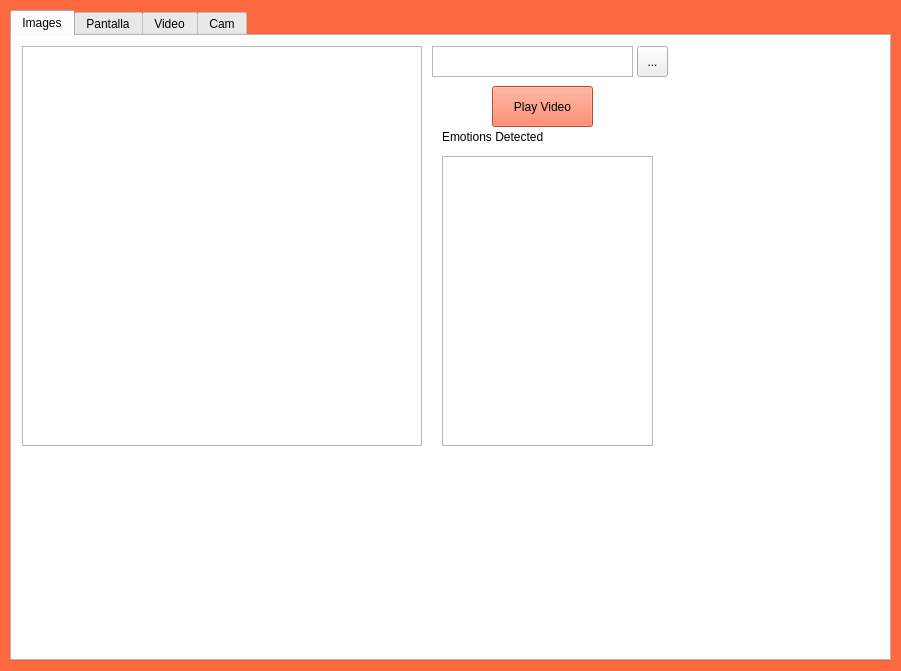
<?xml version="1.0" encoding="UTF-8"?>
<ui version="4.0">
 <class>mainWindow</class>
 <widget class="QWidget" name="mainWindow">
  <property name="geometry">
   <rect>
    <x>0</x>
    <y>0</y>
    <width>901</width>
    <height>671</height>
   </rect>
  </property>
  <property name="minimumSize">
   <size>
    <width>901</width>
    <height>671</height>
   </size>
  </property>
  <property name="maximumSize">
   <size>
    <width>901</width>
    <height>671</height>
   </size>
  </property>
  <property name="windowTitle">
   <string>Happy Or Not </string>
  </property>
  <property name="autoFillBackground">
   <bool>false</bool>
  </property>
  <property name="styleSheet">
   <string notr="true">#mainWindow{
	background-color : #FC6941
}

.QPushButton{
	background-color: #FC6941
}
.TtabWidget{
background-color: #FFFFFF
}
.QFrame{
background-color: #FC6941
}

.QLCDNumber{
	background-color: #FFFFFF
}</string>
  </property>
  <widget class="QTabWidget" name="tabWidget">
   <property name="geometry">
    <rect>
     <x>10</x>
     <y>10</y>
     <width>881</width>
     <height>651</height>
    </rect>
   </property>
   <property name="minimumSize">
    <size>
     <width>881</width>
     <height>651</height>
    </size>
   </property>
   <property name="maximumSize">
    <size>
     <width>881</width>
     <height>651</height>
    </size>
   </property>
   <property name="cursor">
    <cursorShape>ArrowCursor</cursorShape>
   </property>
   <property name="layoutDirection">
    <enum>Qt::LeftToRight</enum>
   </property>
   <property name="autoFillBackground">
    <bool>false</bool>
   </property>
   <property name="styleSheet">
    <string notr="true">#tabWidget{
background-color: #FFFFFF
}</string>
   </property>
   <property name="tabPosition">
    <enum>QTabWidget::North</enum>
   </property>
   <property name="tabShape">
    <enum>QTabWidget::Rounded</enum>
   </property>
   <property name="currentIndex">
    <number>4</number>
   </property>
   <property name="iconSize">
    <size>
     <width>20</width>
     <height>20</height>
    </size>
   </property>
   <property name="elideMode">
    <enum>Qt::ElideNone</enum>
   </property>
   <widget class="QWidget" name="images_tab">
    <property name="cursor">
     <cursorShape>ArrowCursor</cursorShape>
    </property>
    <property name="toolTip">
     <string extracomment="check your fotos"/>
    </property>
    <property name="layoutDirection">
     <enum>Qt::LeftToRight</enum>
    </property>
    <attribute name="title">
     <string>Images</string>
    </attribute>
    <widget class="QLabel" name="image_thread">
     <property name="geometry">
      <rect>
       <x>10</x>
       <y>10</y>
       <width>400</width>
       <height>400</height>
      </rect>
     </property>
     <property name="minimumSize">
      <size>
       <width>400</width>
       <height>400</height>
      </size>
     </property>
     <property name="maximumSize">
      <size>
       <width>400</width>
       <height>400</height>
      </size>
     </property>
     <property name="frameShape">
      <enum>QFrame::StyledPanel</enum>
     </property>
     <property name="text">
      <string/>
     </property>
    </widget>
    <widget class="QToolButton" name="toolButton_image">
     <property name="geometry">
      <rect>
       <x>625</x>
       <y>10</y>
       <width>31</width>
       <height>31</height>
      </rect>
     </property>
     <property name="text">
      <string>...</string>
     </property>
    </widget>
    <widget class="QTextEdit" name="emotions_image_reg">
     <property name="geometry">
      <rect>
       <x>430</x>
       <y>120</y>
       <width>211</width>
       <height>290</height>
      </rect>
     </property>
     <property name="minimumSize">
      <size>
       <width>211</width>
       <height>290</height>
      </size>
     </property>
     <property name="maximumSize">
      <size>
       <width>211</width>
       <height>290</height>
      </size>
     </property>
    </widget>
    <widget class="QPushButton" name="load_image_button">
     <property name="geometry">
      <rect>
       <x>480</x>
       <y>50</y>
       <width>101</width>
       <height>41</height>
      </rect>
     </property>
     <property name="text">
      <string>Play Video</string>
     </property>
    </widget>
    <widget class="QTextEdit" name="image_path">
     <property name="geometry">
      <rect>
       <x>420</x>
       <y>10</y>
       <width>201</width>
       <height>31</height>
      </rect>
     </property>
    </widget>
    <widget class="QLabel" name="labelimage">
     <property name="geometry">
      <rect>
       <x>430</x>
       <y>90</y>
       <width>151</width>
       <height>21</height>
      </rect>
     </property>
     <property name="text">
      <string>Emotions Detected</string>
     </property>
    </widget>
   </widget>
   <widget class="QWidget" name="capture_tab">
    <attribute name="title">
     <string>Pantalla</string>
    </attribute>
    <widget class="QTextEdit" name="emotions_screen_reg">
     <property name="geometry">
      <rect>
       <x>660</x>
       <y>80</y>
       <width>211</width>
       <height>311</height>
      </rect>
     </property>
     <property name="minimumSize">
      <size>
       <width>211</width>
       <height>311</height>
      </size>
     </property>
     <property name="maximumSize">
      <size>
       <width>211</width>
       <height>311</height>
      </size>
     </property>
    </widget>
    <widget class="QLabel" name="screen_thread">
     <property name="geometry">
      <rect>
       <x>10</x>
       <y>10</y>
       <width>640</width>
       <height>480</height>
      </rect>
     </property>
     <property name="minimumSize">
      <size>
       <width>640</width>
       <height>480</height>
      </size>
     </property>
     <property name="maximumSize">
      <size>
       <width>640</width>
       <height>480</height>
      </size>
     </property>
     <property name="frameShape">
      <enum>QFrame::StyledPanel</enum>
     </property>
     <property name="text">
      <string/>
     </property>
    </widget>
    <widget class="QPushButton" name="stop_screen_button">
     <property name="geometry">
      <rect>
       <x>710</x>
       <y>400</y>
       <width>111</width>
       <height>41</height>
      </rect>
     </property>
     <property name="text">
      <string>Parar captura</string>
     </property>
    </widget>
    <widget class="QPushButton" name="load_screen_button">
     <property name="geometry">
      <rect>
       <x>710</x>
       <y>10</y>
       <width>121</width>
       <height>41</height>
      </rect>
     </property>
     <property name="text">
      <string>Capturar</string>
     </property>
    </widget>
    <widget class="QFrame" name="contadores_screen">
     <property name="geometry">
      <rect>
       <x>50</x>
       <y>500</y>
       <width>781</width>
       <height>111</height>
      </rect>
     </property>
     <property name="frameShape">
      <enum>QFrame::StyledPanel</enum>
     </property>
     <property name="frameShadow">
      <enum>QFrame::Raised</enum>
     </property>
     <widget class="QLabel" name="label_screen_happy">
      <property name="geometry">
       <rect>
        <x>50</x>
        <y>30</y>
        <width>50</width>
        <height>50</height>
       </rect>
      </property>
      <property name="text">
       <string/>
      </property>
      <property name="pixmap">
       <pixmap resource="emojis.qrc">:/imgs/imgs/Smiling face with smiling eyes.png</pixmap>
      </property>
      <property name="scaledContents">
       <bool>true</bool>
      </property>
      <property name="wordWrap">
       <bool>false</bool>
      </property>
     </widget>
     <widget class="QLabel" name="label_screen_surprise">
      <property name="geometry">
       <rect>
        <x>250</x>
        <y>30</y>
        <width>50</width>
        <height>50</height>
       </rect>
      </property>
      <property name="text">
       <string/>
      </property>
      <property name="pixmap">
       <pixmap resource="emojis.qrc">:/imgs/imgs/Astonished face.png</pixmap>
      </property>
      <property name="scaledContents">
       <bool>true</bool>
      </property>
     </widget>
     <widget class="QLabel" name="label_screen_sad">
      <property name="geometry">
       <rect>
        <x>150</x>
        <y>30</y>
        <width>50</width>
        <height>50</height>
       </rect>
      </property>
      <property name="text">
       <string/>
      </property>
      <property name="pixmap">
       <pixmap resource="emojis.qrc">:/imgs/imgs/Slightly frowning face.png</pixmap>
      </property>
      <property name="scaledContents">
       <bool>true</bool>
      </property>
     </widget>
     <widget class="QLabel" name="label_screen_anger">
      <property name="geometry">
       <rect>
        <x>680</x>
        <y>30</y>
        <width>50</width>
        <height>50</height>
       </rect>
      </property>
      <property name="text">
       <string/>
      </property>
      <property name="pixmap">
       <pixmap resource="emojis.qrc">:/imgs/imgs/Angry face.png</pixmap>
      </property>
      <property name="scaledContents">
       <bool>true</bool>
      </property>
     </widget>
     <widget class="QLCDNumber" name="counter_fear_screen">
      <property name="geometry">
       <rect>
        <x>350</x>
        <y>80</y>
        <width>64</width>
        <height>23</height>
       </rect>
      </property>
      <property name="frameShape">
       <enum>QFrame::Box</enum>
      </property>
      <property name="frameShadow">
       <enum>QFrame::Sunken</enum>
      </property>
      <property name="lineWidth">
       <number>1</number>
      </property>
      <property name="midLineWidth">
       <number>0</number>
      </property>
      <property name="smallDecimalPoint">
       <bool>false</bool>
      </property>
      <property name="segmentStyle">
       <enum>QLCDNumber::Flat</enum>
      </property>
     </widget>
     <widget class="QLCDNumber" name="counter_neutral_screen">
      <property name="geometry">
       <rect>
        <x>450</x>
        <y>80</y>
        <width>64</width>
        <height>23</height>
       </rect>
      </property>
      <property name="frameShape">
       <enum>QFrame::Box</enum>
      </property>
      <property name="frameShadow">
       <enum>QFrame::Sunken</enum>
      </property>
      <property name="lineWidth">
       <number>1</number>
      </property>
      <property name="midLineWidth">
       <number>0</number>
      </property>
      <property name="smallDecimalPoint">
       <bool>false</bool>
      </property>
      <property name="segmentStyle">
       <enum>QLCDNumber::Flat</enum>
      </property>
     </widget>
     <widget class="QLabel" name="label_screen_neutral">
      <property name="geometry">
       <rect>
        <x>460</x>
        <y>30</y>
        <width>50</width>
        <height>50</height>
       </rect>
      </property>
      <property name="text">
       <string/>
      </property>
      <property name="pixmap">
       <pixmap resource="emojis.qrc">:/imgs/imgs/Neutral face.png</pixmap>
      </property>
      <property name="scaledContents">
       <bool>true</bool>
      </property>
     </widget>
     <widget class="QLCDNumber" name="counter_surp_screen">
      <property name="geometry">
       <rect>
        <x>240</x>
        <y>80</y>
        <width>64</width>
        <height>23</height>
       </rect>
      </property>
      <property name="frameShape">
       <enum>QFrame::Box</enum>
      </property>
      <property name="frameShadow">
       <enum>QFrame::Sunken</enum>
      </property>
      <property name="lineWidth">
       <number>1</number>
      </property>
      <property name="midLineWidth">
       <number>0</number>
      </property>
      <property name="smallDecimalPoint">
       <bool>false</bool>
      </property>
      <property name="segmentStyle">
       <enum>QLCDNumber::Flat</enum>
      </property>
     </widget>
     <widget class="QLCDNumber" name="counter_happy_screen">
      <property name="geometry">
       <rect>
        <x>40</x>
        <y>80</y>
        <width>64</width>
        <height>23</height>
       </rect>
      </property>
      <property name="frameShape">
       <enum>QFrame::Box</enum>
      </property>
      <property name="frameShadow">
       <enum>QFrame::Sunken</enum>
      </property>
      <property name="lineWidth">
       <number>1</number>
      </property>
      <property name="midLineWidth">
       <number>0</number>
      </property>
      <property name="smallDecimalPoint">
       <bool>false</bool>
      </property>
      <property name="segmentStyle">
       <enum>QLCDNumber::Flat</enum>
      </property>
     </widget>
     <widget class="QLCDNumber" name="counter_sad_screen">
      <property name="geometry">
       <rect>
        <x>140</x>
        <y>80</y>
        <width>64</width>
        <height>23</height>
       </rect>
      </property>
      <property name="frameShape">
       <enum>QFrame::Box</enum>
      </property>
      <property name="frameShadow">
       <enum>QFrame::Sunken</enum>
      </property>
      <property name="lineWidth">
       <number>1</number>
      </property>
      <property name="midLineWidth">
       <number>0</number>
      </property>
      <property name="smallDecimalPoint">
       <bool>false</bool>
      </property>
      <property name="segmentStyle">
       <enum>QLCDNumber::Flat</enum>
      </property>
     </widget>
     <widget class="QLCDNumber" name="counter_disgust_screen">
      <property name="geometry">
       <rect>
        <x>560</x>
        <y>80</y>
        <width>64</width>
        <height>23</height>
       </rect>
      </property>
      <property name="frameShape">
       <enum>QFrame::Box</enum>
      </property>
      <property name="frameShadow">
       <enum>QFrame::Sunken</enum>
      </property>
      <property name="lineWidth">
       <number>1</number>
      </property>
      <property name="midLineWidth">
       <number>0</number>
      </property>
      <property name="smallDecimalPoint">
       <bool>false</bool>
      </property>
      <property name="segmentStyle">
       <enum>QLCDNumber::Flat</enum>
      </property>
     </widget>
     <widget class="QLCDNumber" name="counter_anger_screen">
      <property name="geometry">
       <rect>
        <x>670</x>
        <y>80</y>
        <width>64</width>
        <height>23</height>
       </rect>
      </property>
      <property name="frameShape">
       <enum>QFrame::Box</enum>
      </property>
      <property name="frameShadow">
       <enum>QFrame::Sunken</enum>
      </property>
      <property name="lineWidth">
       <number>1</number>
      </property>
      <property name="midLineWidth">
       <number>0</number>
      </property>
      <property name="smallDecimalPoint">
       <bool>false</bool>
      </property>
      <property name="mode">
       <enum>QLCDNumber::Dec</enum>
      </property>
      <property name="segmentStyle">
       <enum>QLCDNumber::Flat</enum>
      </property>
     </widget>
     <widget class="QLabel" name="label_screen_fear">
      <property name="geometry">
       <rect>
        <x>360</x>
        <y>30</y>
        <width>50</width>
        <height>50</height>
       </rect>
      </property>
      <property name="text">
       <string/>
      </property>
      <property name="pixmap">
       <pixmap resource="emojis.qrc">:/imgs/imgs/Fearful face.png</pixmap>
      </property>
      <property name="scaledContents">
       <bool>true</bool>
      </property>
     </widget>
     <widget class="QLabel" name="label_screen_disgust">
      <property name="geometry">
       <rect>
        <x>570</x>
        <y>30</y>
        <width>50</width>
        <height>50</height>
       </rect>
      </property>
      <property name="text">
       <string/>
      </property>
      <property name="pixmap">
       <pixmap resource="emojis.qrc">:/imgs/imgs/Pensive face.png</pixmap>
      </property>
      <property name="scaledContents">
       <bool>true</bool>
      </property>
     </widget>
     <widget class="QLabel" name="label_screen_emometer">
      <property name="geometry">
       <rect>
        <x>200</x>
        <y>-4</y>
        <width>391</width>
        <height>41</height>
       </rect>
      </property>
      <property name="text">
       <string>EMO METER</string>
      </property>
      <property name="scaledContents">
       <bool>true</bool>
      </property>
      <property name="alignment">
       <set>Qt::AlignCenter</set>
      </property>
      <property name="wordWrap">
       <bool>false</bool>
      </property>
     </widget>
    </widget>
    <widget class="QLabel" name="labelscreen1">
     <property name="geometry">
      <rect>
       <x>700</x>
       <y>60</y>
       <width>151</width>
       <height>21</height>
      </rect>
     </property>
     <property name="text">
      <string>Emotions Detected</string>
     </property>
    </widget>
   </widget>
   <widget class="QWidget" name="video_tab">
    <attribute name="title">
     <string>Video</string>
    </attribute>
    <widget class="QLabel" name="video_thread">
     <property name="geometry">
      <rect>
       <x>10</x>
       <y>50</y>
       <width>640</width>
       <height>440</height>
      </rect>
     </property>
     <property name="minimumSize">
      <size>
       <width>640</width>
       <height>440</height>
      </size>
     </property>
     <property name="maximumSize">
      <size>
       <width>640</width>
       <height>440</height>
      </size>
     </property>
     <property name="frameShape">
      <enum>QFrame::StyledPanel</enum>
     </property>
     <property name="text">
      <string/>
     </property>
    </widget>
    <widget class="QPushButton" name="load_video_button">
     <property name="geometry">
      <rect>
       <x>710</x>
       <y>50</y>
       <width>101</width>
       <height>41</height>
      </rect>
     </property>
     <property name="text">
      <string>Play Video</string>
     </property>
    </widget>
    <widget class="QTextEdit" name="video_path">
     <property name="geometry">
      <rect>
       <x>10</x>
       <y>10</y>
       <width>821</width>
       <height>31</height>
      </rect>
     </property>
    </widget>
    <widget class="QTextEdit" name="emotions_video_reg">
     <property name="geometry">
      <rect>
       <x>660</x>
       <y>120</y>
       <width>211</width>
       <height>311</height>
      </rect>
     </property>
     <property name="minimumSize">
      <size>
       <width>211</width>
       <height>311</height>
      </size>
     </property>
     <property name="maximumSize">
      <size>
       <width>211</width>
       <height>311</height>
      </size>
     </property>
    </widget>
    <widget class="QLabel" name="labelcaamvideo">
     <property name="geometry">
      <rect>
       <x>690</x>
       <y>100</y>
       <width>151</width>
       <height>21</height>
      </rect>
     </property>
     <property name="text">
      <string>Emotions Detected</string>
     </property>
    </widget>
    <widget class="QToolButton" name="toolButton">
     <property name="geometry">
      <rect>
       <x>840</x>
       <y>10</y>
       <width>31</width>
       <height>31</height>
      </rect>
     </property>
     <property name="text">
      <string>...</string>
     </property>
    </widget>
    <widget class="QPushButton" name="stop_video_button">
     <property name="geometry">
      <rect>
       <x>710</x>
       <y>440</y>
       <width>111</width>
       <height>41</height>
      </rect>
     </property>
     <property name="text">
      <string>Stop Video</string>
     </property>
    </widget>
    <widget class="QFrame" name="contadores_vid">
     <property name="geometry">
      <rect>
       <x>50</x>
       <y>500</y>
       <width>781</width>
       <height>111</height>
      </rect>
     </property>
     <property name="frameShape">
      <enum>QFrame::StyledPanel</enum>
     </property>
     <property name="frameShadow">
      <enum>QFrame::Raised</enum>
     </property>
     <widget class="QLabel" name="label_video_happy">
      <property name="geometry">
       <rect>
        <x>50</x>
        <y>30</y>
        <width>50</width>
        <height>50</height>
       </rect>
      </property>
      <property name="text">
       <string/>
      </property>
      <property name="pixmap">
       <pixmap resource="emojis.qrc">:/imgs/imgs/Smiling face with smiling eyes.png</pixmap>
      </property>
      <property name="scaledContents">
       <bool>true</bool>
      </property>
      <property name="wordWrap">
       <bool>false</bool>
      </property>
     </widget>
     <widget class="QLabel" name="label_video_surprise">
      <property name="geometry">
       <rect>
        <x>250</x>
        <y>30</y>
        <width>50</width>
        <height>50</height>
       </rect>
      </property>
      <property name="text">
       <string/>
      </property>
      <property name="pixmap">
       <pixmap resource="emojis.qrc">:/imgs/imgs/Astonished face.png</pixmap>
      </property>
      <property name="scaledContents">
       <bool>true</bool>
      </property>
     </widget>
     <widget class="QLabel" name="label_video_sad">
      <property name="geometry">
       <rect>
        <x>150</x>
        <y>30</y>
        <width>50</width>
        <height>50</height>
       </rect>
      </property>
      <property name="text">
       <string/>
      </property>
      <property name="pixmap">
       <pixmap resource="emojis.qrc">:/imgs/imgs/Frowning face.png</pixmap>
      </property>
      <property name="scaledContents">
       <bool>true</bool>
      </property>
     </widget>
     <widget class="QLabel" name="label_video_anger">
      <property name="geometry">
       <rect>
        <x>680</x>
        <y>30</y>
        <width>50</width>
        <height>50</height>
       </rect>
      </property>
      <property name="text">
       <string/>
      </property>
      <property name="pixmap">
       <pixmap resource="emojis.qrc">:/imgs/imgs/Angry face.png</pixmap>
      </property>
      <property name="scaledContents">
       <bool>true</bool>
      </property>
     </widget>
     <widget class="QLCDNumber" name="counter_fear_vid">
      <property name="geometry">
       <rect>
        <x>350</x>
        <y>80</y>
        <width>64</width>
        <height>23</height>
       </rect>
      </property>
      <property name="frameShape">
       <enum>QFrame::Box</enum>
      </property>
      <property name="frameShadow">
       <enum>QFrame::Sunken</enum>
      </property>
      <property name="lineWidth">
       <number>1</number>
      </property>
      <property name="midLineWidth">
       <number>0</number>
      </property>
      <property name="smallDecimalPoint">
       <bool>false</bool>
      </property>
      <property name="segmentStyle">
       <enum>QLCDNumber::Flat</enum>
      </property>
     </widget>
     <widget class="QLCDNumber" name="counter_neutral_vid">
      <property name="geometry">
       <rect>
        <x>450</x>
        <y>80</y>
        <width>64</width>
        <height>23</height>
       </rect>
      </property>
      <property name="frameShape">
       <enum>QFrame::Box</enum>
      </property>
      <property name="frameShadow">
       <enum>QFrame::Sunken</enum>
      </property>
      <property name="lineWidth">
       <number>1</number>
      </property>
      <property name="midLineWidth">
       <number>0</number>
      </property>
      <property name="smallDecimalPoint">
       <bool>false</bool>
      </property>
      <property name="segmentStyle">
       <enum>QLCDNumber::Flat</enum>
      </property>
     </widget>
     <widget class="QLabel" name="label_video_neutral">
      <property name="geometry">
       <rect>
        <x>460</x>
        <y>30</y>
        <width>50</width>
        <height>50</height>
       </rect>
      </property>
      <property name="text">
       <string/>
      </property>
      <property name="pixmap">
       <pixmap resource="emojis.qrc">:/imgs/imgs/Neutral face.png</pixmap>
      </property>
      <property name="scaledContents">
       <bool>true</bool>
      </property>
     </widget>
     <widget class="QLCDNumber" name="counter_surp_vid">
      <property name="geometry">
       <rect>
        <x>240</x>
        <y>80</y>
        <width>64</width>
        <height>23</height>
       </rect>
      </property>
      <property name="frameShape">
       <enum>QFrame::Box</enum>
      </property>
      <property name="frameShadow">
       <enum>QFrame::Sunken</enum>
      </property>
      <property name="lineWidth">
       <number>1</number>
      </property>
      <property name="midLineWidth">
       <number>0</number>
      </property>
      <property name="smallDecimalPoint">
       <bool>false</bool>
      </property>
      <property name="segmentStyle">
       <enum>QLCDNumber::Flat</enum>
      </property>
     </widget>
     <widget class="QLCDNumber" name="counter_happy_vid">
      <property name="geometry">
       <rect>
        <x>40</x>
        <y>80</y>
        <width>64</width>
        <height>23</height>
       </rect>
      </property>
      <property name="frameShape">
       <enum>QFrame::Box</enum>
      </property>
      <property name="frameShadow">
       <enum>QFrame::Sunken</enum>
      </property>
      <property name="lineWidth">
       <number>1</number>
      </property>
      <property name="midLineWidth">
       <number>0</number>
      </property>
      <property name="smallDecimalPoint">
       <bool>false</bool>
      </property>
      <property name="segmentStyle">
       <enum>QLCDNumber::Flat</enum>
      </property>
     </widget>
     <widget class="QLCDNumber" name="counter_sad_vid">
      <property name="geometry">
       <rect>
        <x>140</x>
        <y>80</y>
        <width>64</width>
        <height>23</height>
       </rect>
      </property>
      <property name="frameShape">
       <enum>QFrame::Box</enum>
      </property>
      <property name="frameShadow">
       <enum>QFrame::Sunken</enum>
      </property>
      <property name="lineWidth">
       <number>1</number>
      </property>
      <property name="midLineWidth">
       <number>0</number>
      </property>
      <property name="smallDecimalPoint">
       <bool>false</bool>
      </property>
      <property name="segmentStyle">
       <enum>QLCDNumber::Flat</enum>
      </property>
     </widget>
     <widget class="QLCDNumber" name="counter_disgust_vid">
      <property name="geometry">
       <rect>
        <x>560</x>
        <y>80</y>
        <width>64</width>
        <height>23</height>
       </rect>
      </property>
      <property name="frameShape">
       <enum>QFrame::Box</enum>
      </property>
      <property name="frameShadow">
       <enum>QFrame::Sunken</enum>
      </property>
      <property name="lineWidth">
       <number>1</number>
      </property>
      <property name="midLineWidth">
       <number>0</number>
      </property>
      <property name="smallDecimalPoint">
       <bool>false</bool>
      </property>
      <property name="segmentStyle">
       <enum>QLCDNumber::Flat</enum>
      </property>
     </widget>
     <widget class="QLCDNumber" name="counter_anger_vid">
      <property name="geometry">
       <rect>
        <x>670</x>
        <y>80</y>
        <width>64</width>
        <height>23</height>
       </rect>
      </property>
      <property name="frameShape">
       <enum>QFrame::Box</enum>
      </property>
      <property name="frameShadow">
       <enum>QFrame::Sunken</enum>
      </property>
      <property name="lineWidth">
       <number>1</number>
      </property>
      <property name="midLineWidth">
       <number>0</number>
      </property>
      <property name="smallDecimalPoint">
       <bool>false</bool>
      </property>
      <property name="mode">
       <enum>QLCDNumber::Dec</enum>
      </property>
      <property name="segmentStyle">
       <enum>QLCDNumber::Flat</enum>
      </property>
     </widget>
     <widget class="QLabel" name="label_video_fear">
      <property name="geometry">
       <rect>
        <x>360</x>
        <y>30</y>
        <width>50</width>
        <height>50</height>
       </rect>
      </property>
      <property name="text">
       <string/>
      </property>
      <property name="pixmap">
       <pixmap resource="emojis.qrc">:/imgs/imgs/Fearful face.png</pixmap>
      </property>
      <property name="scaledContents">
       <bool>true</bool>
      </property>
     </widget>
     <widget class="QLabel" name="label_video_disgust">
      <property name="geometry">
       <rect>
        <x>570</x>
        <y>30</y>
        <width>50</width>
        <height>50</height>
       </rect>
      </property>
      <property name="text">
       <string/>
      </property>
      <property name="pixmap">
       <pixmap resource="emojis.qrc">:/imgs/imgs/Pensive face.png</pixmap>
      </property>
      <property name="scaledContents">
       <bool>true</bool>
      </property>
     </widget>
     <widget class="QLabel" name="label_video_emometer">
      <property name="geometry">
       <rect>
        <x>200</x>
        <y>-4</y>
        <width>391</width>
        <height>41</height>
       </rect>
      </property>
      <property name="text">
       <string>EMO METER</string>
      </property>
      <property name="scaledContents">
       <bool>true</bool>
      </property>
      <property name="alignment">
       <set>Qt::AlignCenter</set>
      </property>
      <property name="wordWrap">
       <bool>false</bool>
      </property>
     </widget>
    </widget>
   </widget>
   <widget class="QWidget" name="cam_tab">
    <attribute name="title">
     <string>Cam</string>
    </attribute>
    <widget class="QLabel" name="cam_thread">
     <property name="geometry">
      <rect>
       <x>10</x>
       <y>10</y>
       <width>640</width>
       <height>480</height>
      </rect>
     </property>
     <property name="minimumSize">
      <size>
       <width>640</width>
       <height>480</height>
      </size>
     </property>
     <property name="maximumSize">
      <size>
       <width>640</width>
       <height>480</height>
      </size>
     </property>
     <property name="frameShape">
      <enum>QFrame::StyledPanel</enum>
     </property>
     <property name="text">
      <string/>
     </property>
    </widget>
    <widget class="QPushButton" name="load_cam_button">
     <property name="geometry">
      <rect>
       <x>710</x>
       <y>10</y>
       <width>121</width>
       <height>41</height>
      </rect>
     </property>
     <property name="text">
      <string>Load Camera</string>
     </property>
    </widget>
    <widget class="QLabel" name="labelcaam1">
     <property name="geometry">
      <rect>
       <x>700</x>
       <y>60</y>
       <width>151</width>
       <height>21</height>
      </rect>
     </property>
     <property name="text">
      <string>Emotions Detected</string>
     </property>
    </widget>
    <widget class="QTextEdit" name="emotions_cam_reg">
     <property name="geometry">
      <rect>
       <x>660</x>
       <y>80</y>
       <width>211</width>
       <height>311</height>
      </rect>
     </property>
     <property name="minimumSize">
      <size>
       <width>211</width>
       <height>311</height>
      </size>
     </property>
     <property name="maximumSize">
      <size>
       <width>211</width>
       <height>311</height>
      </size>
     </property>
    </widget>
    <widget class="QPushButton" name="stop_cam_button">
     <property name="geometry">
      <rect>
       <x>710</x>
       <y>400</y>
       <width>111</width>
       <height>41</height>
      </rect>
     </property>
     <property name="text">
      <string>Stop Camera</string>
     </property>
    </widget>
    <widget class="QFrame" name="contadores">
     <property name="geometry">
      <rect>
       <x>50</x>
       <y>500</y>
       <width>781</width>
       <height>111</height>
      </rect>
     </property>
     <property name="frameShape">
      <enum>QFrame::StyledPanel</enum>
     </property>
     <property name="frameShadow">
      <enum>QFrame::Raised</enum>
     </property>
     <widget class="QLabel" name="label_cam_happy">
      <property name="geometry">
       <rect>
        <x>50</x>
        <y>30</y>
        <width>50</width>
        <height>50</height>
       </rect>
      </property>
      <property name="text">
       <string/>
      </property>
      <property name="pixmap">
       <pixmap resource="emojis.qrc">:/imgs/imgs/Smiling face with smiling eyes.png</pixmap>
      </property>
      <property name="scaledContents">
       <bool>true</bool>
      </property>
      <property name="wordWrap">
       <bool>false</bool>
      </property>
     </widget>
     <widget class="QLabel" name="label_cam_surprise">
      <property name="geometry">
       <rect>
        <x>250</x>
        <y>30</y>
        <width>50</width>
        <height>50</height>
       </rect>
      </property>
      <property name="text">
       <string/>
      </property>
      <property name="pixmap">
       <pixmap resource="emojis.qrc">:/imgs/imgs/Astonished face.png</pixmap>
      </property>
      <property name="scaledContents">
       <bool>true</bool>
      </property>
     </widget>
     <widget class="QLabel" name="label_cam_sad">
      <property name="geometry">
       <rect>
        <x>150</x>
        <y>30</y>
        <width>50</width>
        <height>50</height>
       </rect>
      </property>
      <property name="text">
       <string/>
      </property>
      <property name="pixmap">
       <pixmap resource="emojis.qrc">:/imgs/imgs/Frowning face.png</pixmap>
      </property>
      <property name="scaledContents">
       <bool>true</bool>
      </property>
     </widget>
     <widget class="QLabel" name="label_cam_anger">
      <property name="geometry">
       <rect>
        <x>680</x>
        <y>30</y>
        <width>50</width>
        <height>50</height>
       </rect>
      </property>
      <property name="text">
       <string/>
      </property>
      <property name="pixmap">
       <pixmap resource="emojis.qrc">:/imgs/imgs/Angry face.png</pixmap>
      </property>
      <property name="scaledContents">
       <bool>true</bool>
      </property>
     </widget>
     <widget class="QLCDNumber" name="counter_fear">
      <property name="geometry">
       <rect>
        <x>350</x>
        <y>80</y>
        <width>64</width>
        <height>23</height>
       </rect>
      </property>
      <property name="frameShape">
       <enum>QFrame::Box</enum>
      </property>
      <property name="frameShadow">
       <enum>QFrame::Sunken</enum>
      </property>
      <property name="lineWidth">
       <number>1</number>
      </property>
      <property name="midLineWidth">
       <number>0</number>
      </property>
      <property name="smallDecimalPoint">
       <bool>false</bool>
      </property>
      <property name="segmentStyle">
       <enum>QLCDNumber::Flat</enum>
      </property>
     </widget>
     <widget class="QLCDNumber" name="counter_neutral">
      <property name="geometry">
       <rect>
        <x>450</x>
        <y>80</y>
        <width>64</width>
        <height>23</height>
       </rect>
      </property>
      <property name="frameShape">
       <enum>QFrame::Box</enum>
      </property>
      <property name="frameShadow">
       <enum>QFrame::Sunken</enum>
      </property>
      <property name="lineWidth">
       <number>1</number>
      </property>
      <property name="midLineWidth">
       <number>0</number>
      </property>
      <property name="smallDecimalPoint">
       <bool>false</bool>
      </property>
      <property name="segmentStyle">
       <enum>QLCDNumber::Flat</enum>
      </property>
     </widget>
     <widget class="QLabel" name="label_cam_neutral">
      <property name="geometry">
       <rect>
        <x>460</x>
        <y>30</y>
        <width>50</width>
        <height>50</height>
       </rect>
      </property>
      <property name="text">
       <string/>
      </property>
      <property name="pixmap">
       <pixmap resource="emojis.qrc">:/imgs/imgs/Neutral face.png</pixmap>
      </property>
      <property name="scaledContents">
       <bool>true</bool>
      </property>
     </widget>
     <widget class="QLCDNumber" name="counter_surp">
      <property name="geometry">
       <rect>
        <x>240</x>
        <y>80</y>
        <width>64</width>
        <height>23</height>
       </rect>
      </property>
      <property name="frameShape">
       <enum>QFrame::Box</enum>
      </property>
      <property name="frameShadow">
       <enum>QFrame::Sunken</enum>
      </property>
      <property name="lineWidth">
       <number>1</number>
      </property>
      <property name="midLineWidth">
       <number>0</number>
      </property>
      <property name="smallDecimalPoint">
       <bool>false</bool>
      </property>
      <property name="segmentStyle">
       <enum>QLCDNumber::Flat</enum>
      </property>
     </widget>
     <widget class="QLCDNumber" name="counter_happy">
      <property name="geometry">
       <rect>
        <x>40</x>
        <y>80</y>
        <width>64</width>
        <height>23</height>
       </rect>
      </property>
      <property name="frameShape">
       <enum>QFrame::Box</enum>
      </property>
      <property name="frameShadow">
       <enum>QFrame::Sunken</enum>
      </property>
      <property name="lineWidth">
       <number>1</number>
      </property>
      <property name="midLineWidth">
       <number>0</number>
      </property>
      <property name="smallDecimalPoint">
       <bool>false</bool>
      </property>
      <property name="segmentStyle">
       <enum>QLCDNumber::Flat</enum>
      </property>
     </widget>
     <widget class="QLCDNumber" name="counter_sad">
      <property name="geometry">
       <rect>
        <x>140</x>
        <y>80</y>
        <width>64</width>
        <height>23</height>
       </rect>
      </property>
      <property name="frameShape">
       <enum>QFrame::Box</enum>
      </property>
      <property name="frameShadow">
       <enum>QFrame::Sunken</enum>
      </property>
      <property name="lineWidth">
       <number>1</number>
      </property>
      <property name="midLineWidth">
       <number>0</number>
      </property>
      <property name="smallDecimalPoint">
       <bool>false</bool>
      </property>
      <property name="segmentStyle">
       <enum>QLCDNumber::Flat</enum>
      </property>
     </widget>
     <widget class="QLCDNumber" name="counter_disgust">
      <property name="geometry">
       <rect>
        <x>560</x>
        <y>80</y>
        <width>64</width>
        <height>23</height>
       </rect>
      </property>
      <property name="frameShape">
       <enum>QFrame::Box</enum>
      </property>
      <property name="frameShadow">
       <enum>QFrame::Sunken</enum>
      </property>
      <property name="lineWidth">
       <number>1</number>
      </property>
      <property name="midLineWidth">
       <number>0</number>
      </property>
      <property name="smallDecimalPoint">
       <bool>false</bool>
      </property>
      <property name="segmentStyle">
       <enum>QLCDNumber::Flat</enum>
      </property>
     </widget>
     <widget class="QLCDNumber" name="counter_anger">
      <property name="geometry">
       <rect>
        <x>670</x>
        <y>80</y>
        <width>64</width>
        <height>23</height>
       </rect>
      </property>
      <property name="frameShape">
       <enum>QFrame::Box</enum>
      </property>
      <property name="frameShadow">
       <enum>QFrame::Sunken</enum>
      </property>
      <property name="lineWidth">
       <number>1</number>
      </property>
      <property name="midLineWidth">
       <number>0</number>
      </property>
      <property name="smallDecimalPoint">
       <bool>false</bool>
      </property>
      <property name="mode">
       <enum>QLCDNumber::Dec</enum>
      </property>
      <property name="segmentStyle">
       <enum>QLCDNumber::Flat</enum>
      </property>
     </widget>
     <widget class="QLabel" name="label_cam_fear">
      <property name="geometry">
       <rect>
        <x>360</x>
        <y>30</y>
        <width>50</width>
        <height>50</height>
       </rect>
      </property>
      <property name="text">
       <string/>
      </property>
      <property name="pixmap">
       <pixmap resource="emojis.qrc">:/imgs/imgs/Fearful face.png</pixmap>
      </property>
      <property name="scaledContents">
       <bool>true</bool>
      </property>
     </widget>
     <widget class="QLabel" name="label_cam_disgust">
      <property name="geometry">
       <rect>
        <x>570</x>
        <y>30</y>
        <width>50</width>
        <height>50</height>
       </rect>
      </property>
      <property name="text">
       <string/>
      </property>
      <property name="pixmap">
       <pixmap resource="emojis.qrc">:/imgs/imgs/Pensive face.png</pixmap>
      </property>
      <property name="scaledContents">
       <bool>true</bool>
      </property>
     </widget>
     <widget class="QLabel" name="label_cam_emometer">
      <property name="geometry">
       <rect>
        <x>200</x>
        <y>-4</y>
        <width>391</width>
        <height>41</height>
       </rect>
      </property>
      <property name="text">
       <string>EMO METER</string>
      </property>
      <property name="scaledContents">
       <bool>true</bool>
      </property>
      <property name="alignment">
       <set>Qt::AlignCenter</set>
      </property>
      <property name="wordWrap">
       <bool>false</bool>
      </property>
     </widget>
    </widget>
   </widget>
  </widget>
 </widget>
 <resources>
  <include location="emojis.qrc"/>
  <include location="imgs/otros.qrc"/>
 </resources>
 <connections/>
</ui>
